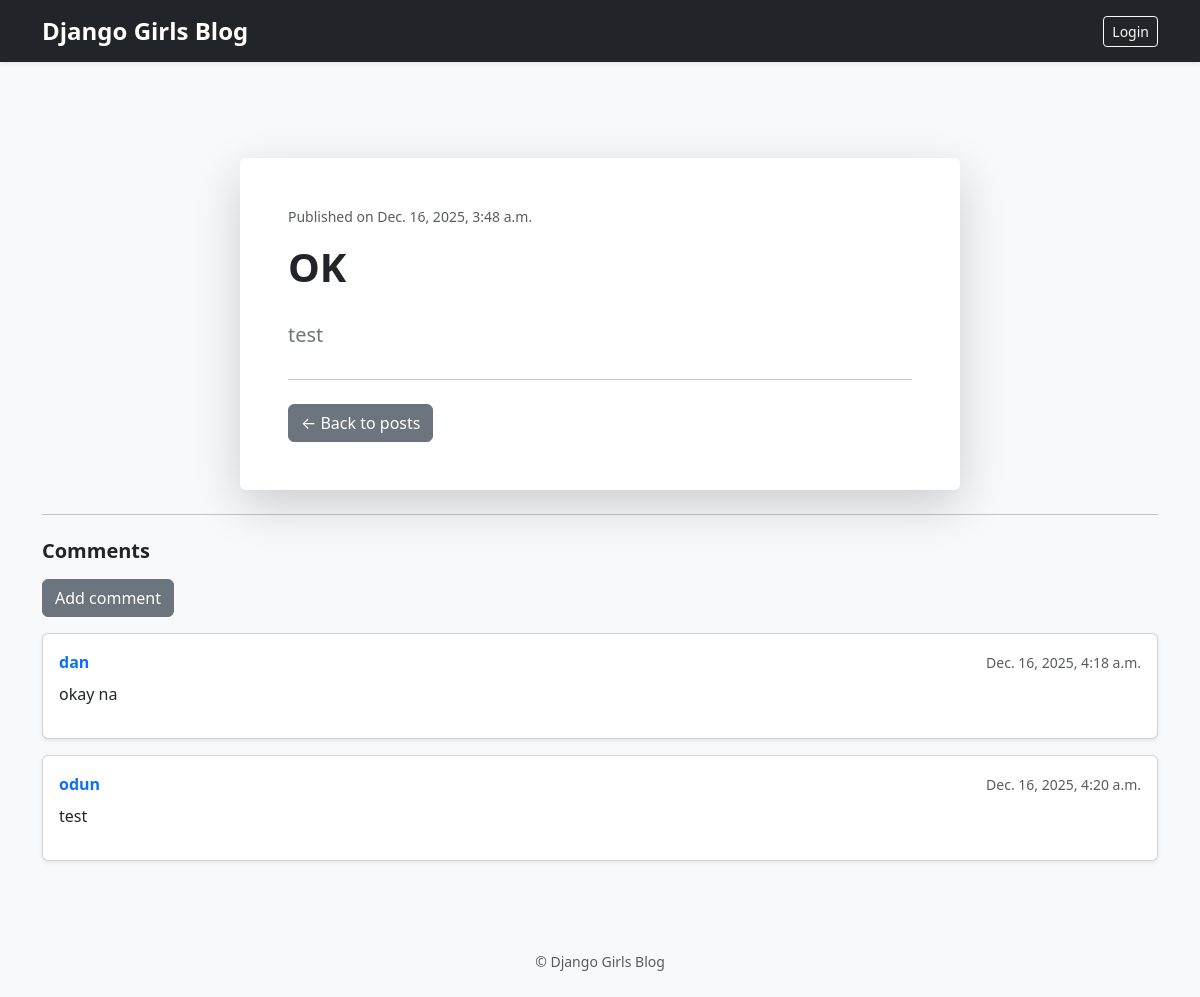
/post/5/, run on the app's committed database.
### Assignment/models.py (models this page shows, shortened)
class Post(models.Model):
    author = models.ForeignKey(settings.AUTH_USER_MODEL, on_delete=models.CASCADE)
    title = models.CharField(max_length=200)
    text = models.TextField()
    created_date = models.DateTimeField(default=timezone.now)
    published_date = models.DateTimeField(blank=True, null=True)

class Comment(models.Model):
    post = models.ForeignKey('Post', on_delete=models.CASCADE, related_name='comments')
    author = models.CharField(max_length=200)
    text = models.TextField()
    created_date = models.DateTimeField(default=timezone.now)
    approved_comment = models.BooleanField(default=False)

### Assignment/views.py (the view)
# urls.py: path("post/<int:pk>/", views.post_detail, name="post_detail"),
def post_detail(request, pk):
    post = get_object_or_404(Post, pk=pk)
    return render(request, 'Assignment/post_details.html', {"post": post})

### Assignment/templates/Assignment/post_details.html (shortened to what this page needs)
{% extends "Assignment/base.html" %}
{% block content %}
<div class="container mt-5">
  <div class="row justify-content-center">
    <div class="col-lg-8">
      <div class="card shadow-lg border-0">
        <div class="card-body p-4 p-md-5">
          <div class="d-flex justify-content-between align-items-center mb-3">
            {% if post.published_date %}
            <small class="text-muted">
              Published on {{ post.published_date }}
            </small>
            {% endif %}
          </div>
          <h1 class="fw-bold mb-4">{{ post.title }}</h1>
          <div class="fs-5 text-secondary lh-lg">
            {{ post.text|linebreaksbr }}
          </div>
          <hr class="my-4" />
          <a href="{% url 'post_list' %}" class="btn btn-secondary">
            ← Back to posts
          </a>
        </div>
      </div>
    </div>
  </div>
</div>
<hr class="my-4">
<h5 class="fw-bold mb-3">Comments</h5>
<a class="btn btn-secondary" role="button" href="{% url 'add_comment_to_post' pk=post.pk %}">Add comment</a>
{% for comment in post.comments.all %}
    <div class="card mb-3 shadow-sm mt-3">
        <div class="card-body">
            <div class="d-flex justify-content-between align-items-center mb-2">
                <strong class="text-primary">
                    {{ comment.author }}
                </strong>
                <small class="text-muted">
                    {{ comment.created_date }}
                </small>
            </div>
            <p class="mb-0">
                {{ comment.text|linebreaks }}
            </p>
        </div>
    </div>
{% empty %}
    <div class="alert alert-secondary text-center mt-4">
        No comments yet. Be the first to comment 🙂
    </div>
{% endfor %}
{% endblock %}

### data on the page
Post: published_date "Dec. 16, 2025, 3:48 a.m.", title "OK", text "test"
Comment: author "dan", created_date "Dec. 16, 2025, 4:18 a.m.", text "okay na"
Comment: author "odun", created_date "Dec. 16, 2025, 4:20 a.m.", text "test"
